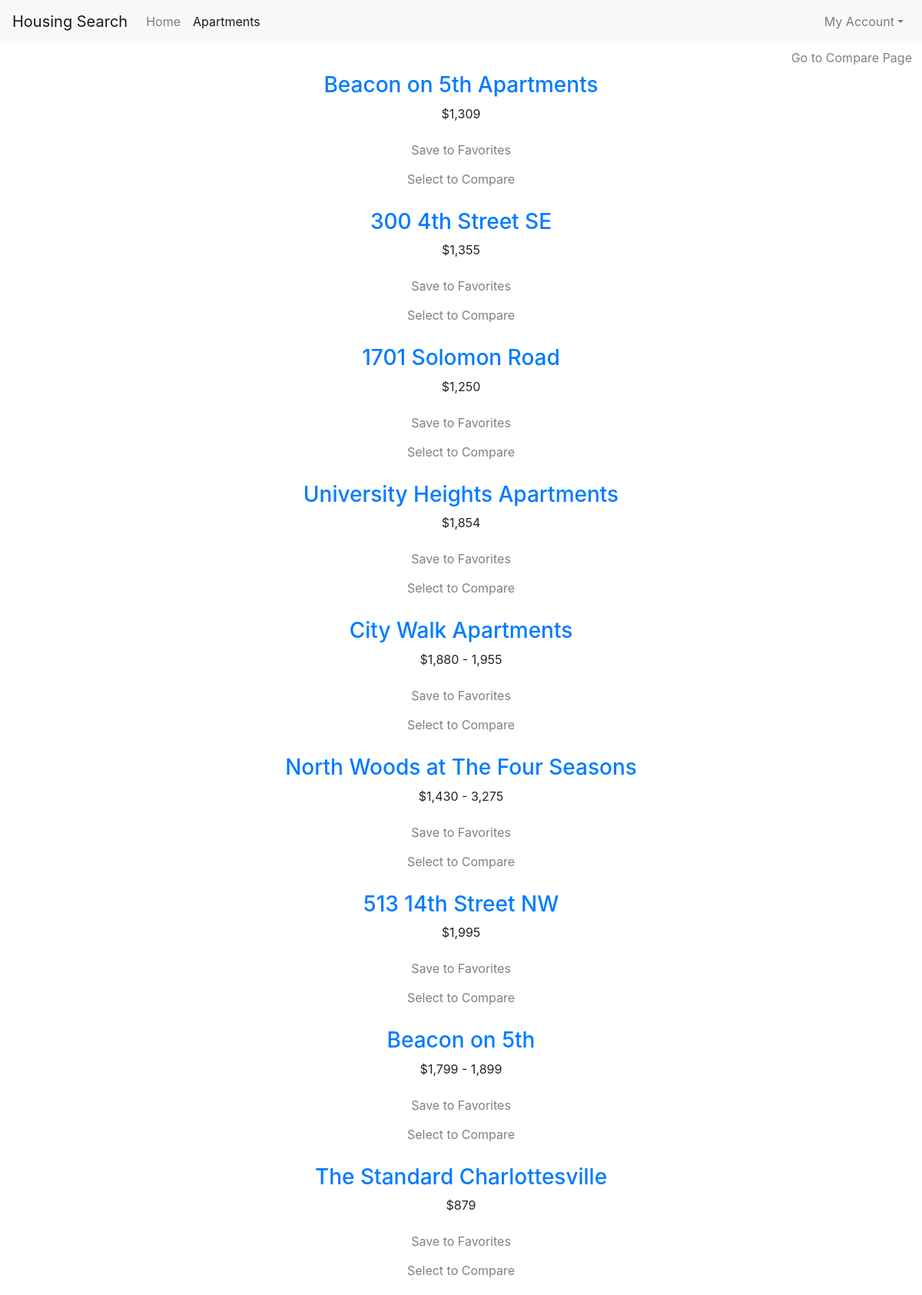
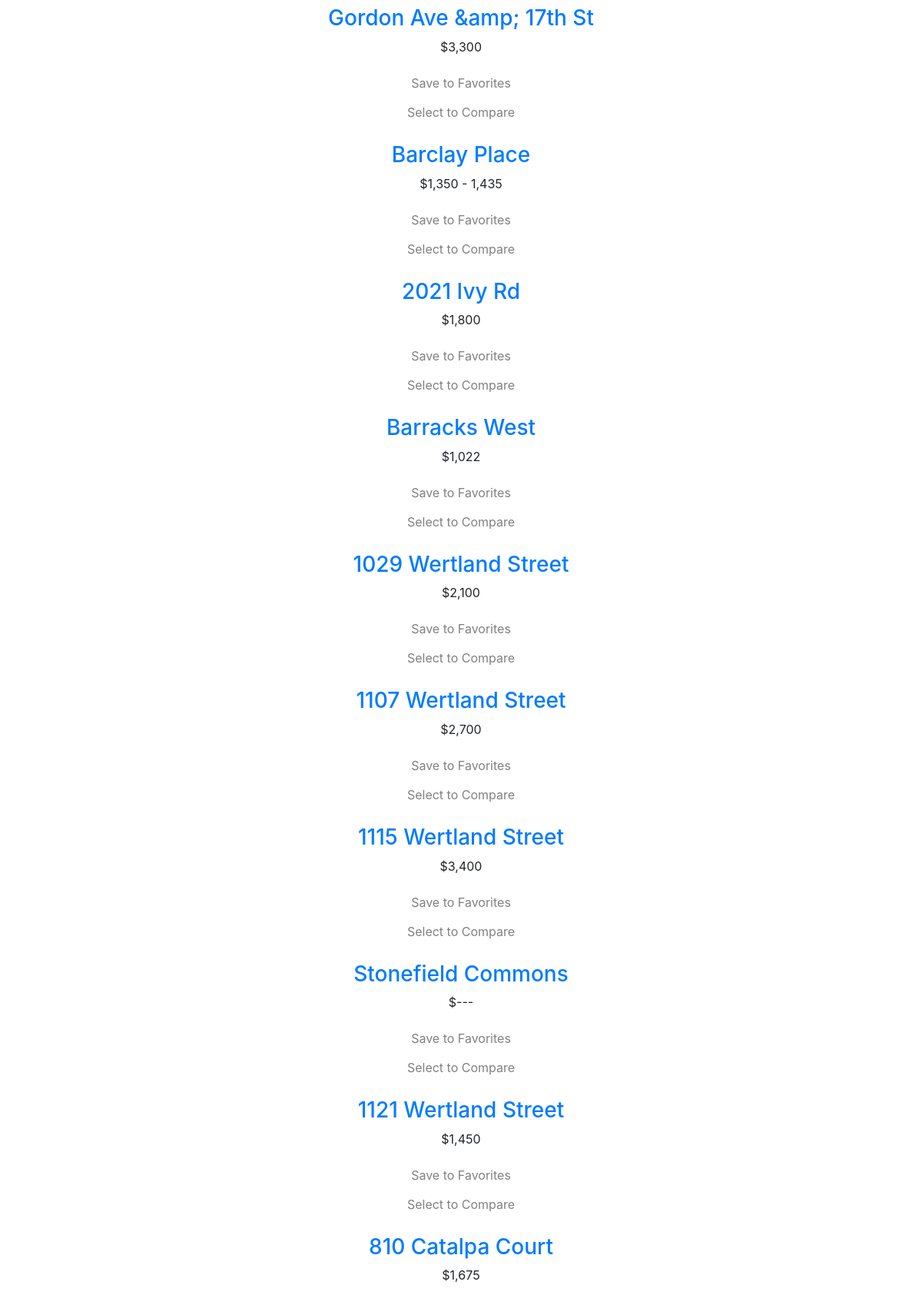
/apartments/ (signed in, upper part), run on the app's committed database (2 pictures, top to bottom).
### housing_app/models.py (models this page shows, shortened)
class Apartment(models.Model):
	name = models.CharField(max_length=150)
	company = models.CharField(max_length=150)
	location = models.CharField(max_length=150)
	price = models.CharField(max_length=100)
	size = models.CharField(max_length=100)
	bedrooms = models.CharField(max_length=100)
	furnished = models.CharField(max_length=5)
	pets = models.CharField(max_length=5)
	description = models.TextField(default="No description")
	distance = models.CharField(max_length=100,default="--")
	number = models.CharField(max_length=100,default="--")
	bathrooms = models.CharField(max_length=100,default="--")

### housing_app/views.py (the view)
# urls.py: url(r'^apartments/$', views.apartments, name='apartments'),
def apartments(request):
	search_term=''
	apartments = Apartment.objects.all()
	if 'search' in request.GET:
		search_term= request.GET['search']
		apartments= apartments.filter(name__icontains=search_term)
	return render(request, 'apartments.html', {'apartments': apartments , 'search_term': search_term})

### housing_app/templates/apartments.html (shortened to what this page needs)
{% extends 'base.html' %}
	{% block content %}
		<div class='gotocompare'align="right" style="...">
			<form action="{% url 'compare' %}">
					<button type="submit" class="btn btn-default" name="compare" id="gotocompare"> Go to Compare Page </button>
			</form>
		</div>
		{% for apartment in apartments %}
			<div class='apartmentname'align="center" style="padding-bottom: 20px">
				<a href="{% url 'apartment_detail' apartment.id %}">
					<h3> {{ apartment.name|capfirst }} </h3>
				</a>
				<p>${{ apartment.price }}</p>
				{% if user and not user.is_anonymous %}
				<form action="{% url 'save_favorite' apartment.id %}" method="post">
					<button type="submit" class="btn btn-default" name="fav_apartment" id="fav_apartment{{ forloop.counter }}"> Save to Favorites </button>
				</form>
				{% endif %}
				{% if user and not user.is_anonymous %}
				<form action="{% url 'save_compare' apartment.id %}" method="post">
					<button type="submit" class="btn btn-default" name="compare_apartment" id="compare_apartment{{ forloop.counter }}"> Select to Compare </button>
				</form>
				{% endif %}
			</div>
		{% endfor %}
<div class='absolute'>
<iframe src="https://www.google.com/maps/embed?pb=!1m18!1m12!1m3!1d13800.82908370232!2d-78.51414512813471!3d38.03403409246005!2m3!1f0!2f0!3f0!3m2!1i1024!2i768!4f13.1!3m3!1m2!1s0x89b38648b749c4dd%3A0x405108c2cc8b5846!2sUniversity+of+Virginia!5e0!3m2!1sen!2sus!4v1551680228778" width="450" height="550" frameborder="2" style="border:0" allowfullscreen></iframe>
	</div>
	{% endblock content %}

### static/housing_app/style.css (style rules this page uses)
body, html { height: 100%; padding-top: 28px; }
.delete-button, .btn-default { color: gray; }

### housing_app/templates/apartments.html (style rules this page uses)
div.absolute { position: absolute; top: 100px; right: 70; }

### data on the page
Apartment: name "Beacon on 5th Apartments", price "1,309"
Apartment: name "300 4th Street SE", price "1,355"
Apartment: name "1701 Solomon Road", price "1,250"
Apartment: name "University Heights Apartments", price "1,854"
Apartment: name "City Walk Apartments", price "1,880 - 1,955"
Apartment: name "North Woods at The Four Seasons", price "1,430 - 3,275"
Apartment: name "513 14th Street NW", price "1,995"
Apartment: name "Beacon on 5th", price "1,799 - 1,899"
Apartment: name "The Standard Charlottesville", price "879"
Apartment: name "Gordon Ave &amp; 17th St", price "3,300"
Apartment: name "Barclay Place", price "1,350 - 1,435"
Apartment: name "2021 Ivy Rd", price "1,800"
Apartment: name "Barracks West", price "1,022"
Apartment: name "1029 Wertland Street", price "2,100"
Apartment: name "1107 Wertland Street", price "2,700"
Apartment: name "1115 Wertland Street", price "3,400"
Apartment: name "Stonefield Commons", price "---"
Apartment: name "1121 Wertland Street", price "1,450"
Apartment: name "810 Catalpa Court", price "1,675"
